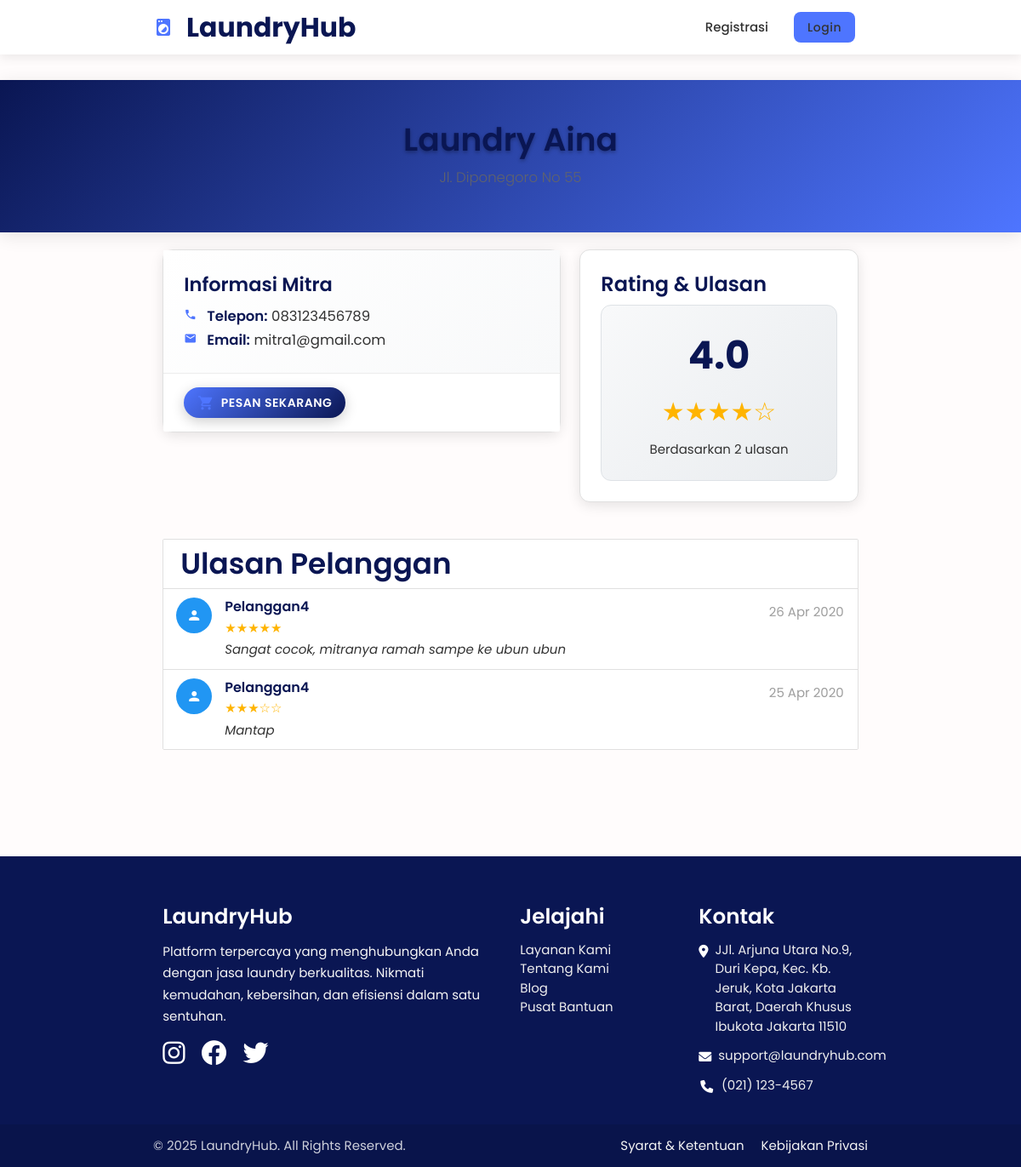
/detail-mitra.php?id=1, run on the app's committed database.
### tables this page shows
CREATE TABLE `mitra` (
  `id_mitra` int(11) NOT NULL,
  `nama_laundry` varchar(50) DEFAULT NULL,
  `nama_pemilik` varchar(50) DEFAULT NULL,
  `telp` varchar(15) DEFAULT NULL,
  `email` varchar(50) DEFAULT NULL,
  `alamat` varchar(255) DEFAULT NULL,
  `latitude` decimal(10,8) DEFAULT NULL,
  `longitude` decimal(11,8) DEFAULT NULL,
  `foto` text NOT NULL,
  `password` varchar(255) DEFAULT NULL
);

CREATE TABLE `transaksi` (
  `id_transaksi` int(11) NOT NULL,
  `id_pesanan` int(11) NOT NULL,
  `id_mitra` int(11) NOT NULL,
  `id_pelanggan` int(11) NOT NULL,
  `tgl_transaksi` datetime DEFAULT NULL,
  `total_bayar` int(11) DEFAULT NULL,
  `status_pembayaran` enum('Belum Bayar','Lunas','Gagal') NOT NULL DEFAULT 'Belum Bayar',
  `payment_gateway_id` varchar(255) DEFAULT NULL,
  `rating` int(11) DEFAULT NULL,
  `komentar` text NOT NULL,
  `status_ulasan` enum('Aktif','Dihapus') NOT NULL DEFAULT 'Aktif'
);

CREATE TABLE `pelanggan` (
  `id_pelanggan` int(11) NOT NULL,
  `nama` varchar(50) DEFAULT NULL,
  `email` varchar(50) DEFAULT NULL,
  `telp` varchar(15) DEFAULT NULL,
  `alamat` varchar(255) DEFAULT NULL,
  `latitude` decimal(10,8) DEFAULT NULL,
  `longitude` decimal(11,8) DEFAULT NULL,
  `foto` text NOT NULL,
  `password` varchar(255) DEFAULT NULL
);

### detail-mitra.php (the view, shortened to what this page needs)
<?php
include 'connect-db.php';
if (isset($_GET['id'])) {
    $id_mitra = $_GET['id'];
    $query_mitra = mysqli_query($connect, "SELECT * FROM mitra WHERE id_mitra = '$id_mitra'");
    $data_mitra = mysqli_fetch_assoc($query_mitra);
} else {
    header('Location: index.php');
    exit;
}
$query_ulasan = mysqli_query($connect,
    "SELECT t.rating, t.komentar, pl.nama as nama_pelanggan, t.tgl_transaksi
     FROM transaksi t
     JOIN pelanggan pl ON t.id_pelanggan = pl.id_pelanggan
     WHERE t.id_mitra = '$id_mitra' AND t.rating IS NOT NULL
     ORDER BY t.tgl_transaksi DESC"
);
$ulasan_data = [];
$total_rating = 0;
$jumlah_ulasan = 0;
if (mysqli_num_rows($query_ulasan) > 0) {
    $jumlah_ulasan = mysqli_num_rows($query_ulasan);
    while ($row = mysqli_fetch_assoc($query_ulasan)) {
        $ulasan_data[] = $row;
        $total_rating += (float)$row['rating'];
    }
}
$rata_rata_rating_10 = ($jumlah_ulasan > 0) ? $total_rating / $jumlah_ulasan : 0;
$rata_rata_rating_5 = $rata_rata_rating_10 / 2;
$display_stars_avg = round($rata_rata_rating_5);
?>
<!DOCTYPE html>
<html>
<head>
</head>
<body>
<?php include 'header.php'; ?>
<main class="main-content">
    <div class="mitra-header">
        <h3><?= htmlspecialchars($data_mitra['nama_laundry']); ?></h3>
        <p><?= htmlspecialchars($data_mitra['alamat']); ?></p>
    </div>
    <div class="container">
        <div class="row">
            <div class="col s12 m7">
                <div class="card mitra-info">
                    <div class="card-content">
                        <span class="card-title">Informasi Mitra</span>
                        <p><strong><i class="material-icons tiny">phone</i> Telepon:</strong>
                            <?= !empty($data_mitra['telp']) ? htmlspecialchars($data_mitra['telp']) : 'Tidak tersedia'; ?>
                        </p>
                        <p><strong><i class="material-icons tiny">email</i> Email:</strong> <?= htmlspecialchars($data_mitra['email']); ?></p>
                    </div>
                    <div class="card-action">
                        <a href="pesan-laundry.php?id=<?= $data_mitra['id_mitra']; ?>" class="btn blue waves-effect waves-light">
                            <i class="material-icons left">shopping_cart</i>Pesan Sekarang
                        </a>
                    </div>
                </div>
            </div>
            <div class="col s12 m5">
                <div class="card mitra-ulasan">
                    <div class="card-content">
                        <span class="card-title">Rating & Ulasan</span>
                        <div class="rating-summary">
                            <?php if ($jumlah_ulasan > 0) : ?>
                                <div class="rating-value"><?= number_format($rata_rata_rating_5, 1); ?></div>
                                <div class="stars">
                                    <?= str_repeat('★', $display_stars_avg) . str_repeat('☆', 5 - $display_stars_avg) ?>
                                </div>
                                <div>Berdasarkan <?= $jumlah_ulasan; ?> ulasan</div>
                            <?php else : ?>
                                <div class="grey-text">Belum ada ulasan</div>
                            <?php endif; ?>
                        </div>
                    </div>
                </div>
            </div>
        </div>
        <div class="row">
            <div class="col s12">
                <ul class="collection with-header">
                    <li class="collection-header"><h4>Ulasan Pelanggan</h4></li>
                    <?php if ($jumlah_ulasan > 0) : ?>
                        <?php foreach ($ulasan_data as $ulasan) : ?>
                            <?php
                            $rating_db = (float)$ulasan['rating'];
                            $display_stars_item = round($rating_db / 2);
                            $display_stars_item = max(1, min(5, $display_stars_item));
                            ?>
                            <li class="collection-item avatar">
                                <i class="material-icons circle blue">person</i>
                                <span class="title"><?= htmlspecialchars($ulasan['nama_pelanggan']); ?></span>
                                <p class="rating-stars">
                                    <?= str_repeat('★', $display_stars_item) . str_repeat('☆', 5 - $display_stars_item) ?>
                                </p>
                                <p class="comment">
                                    <?= htmlspecialchars($ulasan['komentar']); ?>
                                </p>
                                <span class="secondary-content grey-text"><?= date('d M Y', strtotime($ulasan['tgl_transaksi'])); ?></span>
                            </li>
                        <?php endforeach; ?>
                    <?php else : ?>
                        <li class="collection-item">
                            <p class="center grey-text">Mitra ini belum memiliki ulasan.</p>
                        </li>
                    <?php endif; ?>
                </ul>
            </div>
        </div>
    </div>
</main>
<?php include 'footer.php'; ?>
</body>
</html>

### css/style.css (style rules this page uses)
:root { --primary-blue: #4E75FF; --dark-navy: #0A1653; --off-white: #FFFCFC; --light-gray: #f4f5f7; --text-dark: #333; --text-light: #666; --border-color: #e0e0e0; --shadow: 0 4px 12px rgba(0, 0, 0, 0.08); --shadow-hover: 0 6px 16px rgba(0, 0, 0, 0.12); --border-radius: 8px; }
body { display: flex; min-height: 100vh; flex-direction: column; font-family: 'Poppins', sans-serif; background-color: var(--off-white); color: var(--text-dark); -webkit-font-smoothing: antialiased; -moz-osx-font-smoothing: grayscale; }
main.main-content { flex: 1 0 auto; padding-top: 2rem; padding-bottom: 4rem; }
h1, h2, h3, h4, h5, h6 { color: var(--dark-navy); font-weight: 600; }
a { color: var(--primary-blue); transition: color 0.3s ease; }
p { line-height: 1.7; color: var(--text-light); }
.btn, .btn-large, .btn-small { background-color: var(--primary-blue); border-radius: var(--border-radius); transition: all 0.3s ease; box-shadow: none; font-weight: 500; letter-spacing: 0.5px; text-transform: none; }
.card, .card-panel { border-radius: var(--border-radius); box-shadow: var(--shadow); border: 1px solid var(--border-color); transition: all 0.3s ease; }
.card .card-content { padding: 24px; }
.card .card-title { font-weight: 600; color: var(--dark-navy); }

### detail-mitra.php (style rules this page uses)
.mitra-header { background: linear-gradient(135deg, var(--dark-navy) 0%, var(--primary-blue) 100%); color: white; padding: 50px 20px; text-align: center; box-shadow: 0 4px 20px rgba(0,0,0,0.1); }
.mitra-header h3 { margin: 0; font-weight: 600; font-size: 2.5rem; text-shadow: 0 2px 4px rgba(0,0,0,0.3); }
.mitra-header p { margin: 10px 0 0 0; font-size: 1.1rem; opacity: 0.9; font-weight: 300; }
.mitra-info, .mitra-ulasan { margin-top: 20px; border-radius: 12px; box-shadow: 0 4px 15px rgba(0,0,0,0.1); }
.mitra-info .card-content { background: linear-gradient(135deg, #ffffff 0%, #f8f9fa 100%); }
.mitra-info .card-title { color: var(--dark-navy); font-weight: 600; font-size: 1.5rem; margin-bottom: 20px; }
.mitra-info p { font-size: 1.1rem; margin: 15px 0; color: var(--text-dark); }
.mitra-info p strong { color: var(--dark-navy); font-weight: 600; }
.mitra-info .material-icons { color: var(--primary-blue); margin-right: 8px; }
.card-action .btn { background: linear-gradient(135deg, var(--primary-blue) 0%, var(--dark-navy) 100%); border-radius: 25px; font-weight: 600; text-transform: uppercase; letter-spacing: 0.5px; box-shadow: 0 4px 15px rgba(0,0,0,0.2); transition: all 0.3s ease; }
.rating-summary { text-align: center; padding: 25px; background: linear-gradient(135deg, #f8f9fa 0%, #e9ecef 100%); border-radius: 12px; border: 1px solid #dee2e6; }
.rating-summary .rating-value { font-size: 3rem; font-weight: bold; color: var(--dark-navy); margin-bottom: 10px; }
.rating-summary .stars { font-size: 2rem; color: #ffb400; margin-bottom: 10px; }
.collection-item.avatar .title { font-weight: 600; color: var(--dark-navy); }
.collection-item .rating-stars { color: #ffb400; margin: 5px 0; }
.collection-item .comment { color: var(--text-dark); margin-top: 8px; font-style: italic; }
.collection-header h4 { color: var(--dark-navy); font-weight: 600; margin: 0; }

### data on the page
mitra: nama_laundry "Laundry Aina", alamat "Jl. Diponegoro No 55", telp "083123456789", email "mitra1@gmail.com"
transaksi: id_pelanggan.nama "Pelanggan4", rating "★★★★★", komentar "Sangat cocok, mitranya ramah sampe ke ubun ubun", tgl_transaksi "26 Apr 2020"
transaksi: id_pelanggan.nama "Pelanggan4", rating "★★★", rating "☆☆", komentar "Mantap", tgl_transaksi "25 Apr 2020"

### other printed values
$rata_rata_rating_5 "4.0"
str_repeat('★', $display_stars_avg) "★★★★"
str_repeat('☆', 5 - $display_stars_avg) "☆"
$jumlah_ulasan "2"
